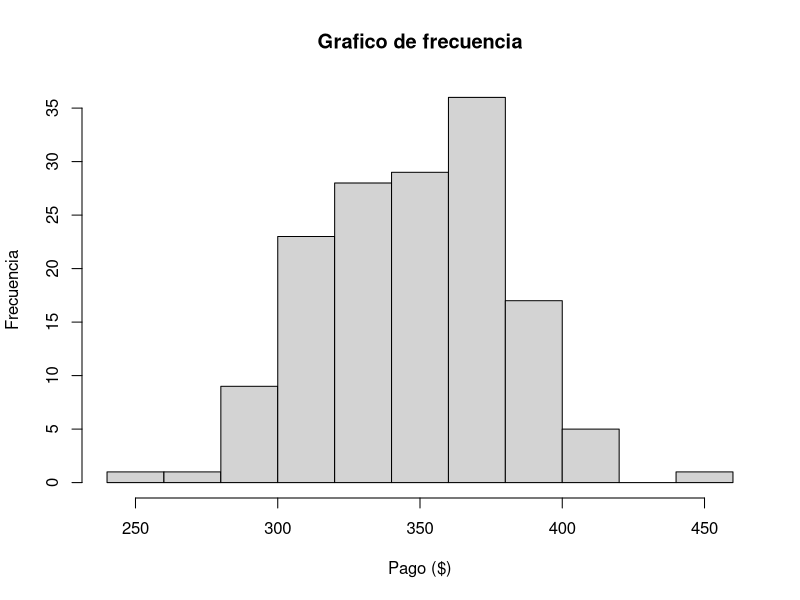
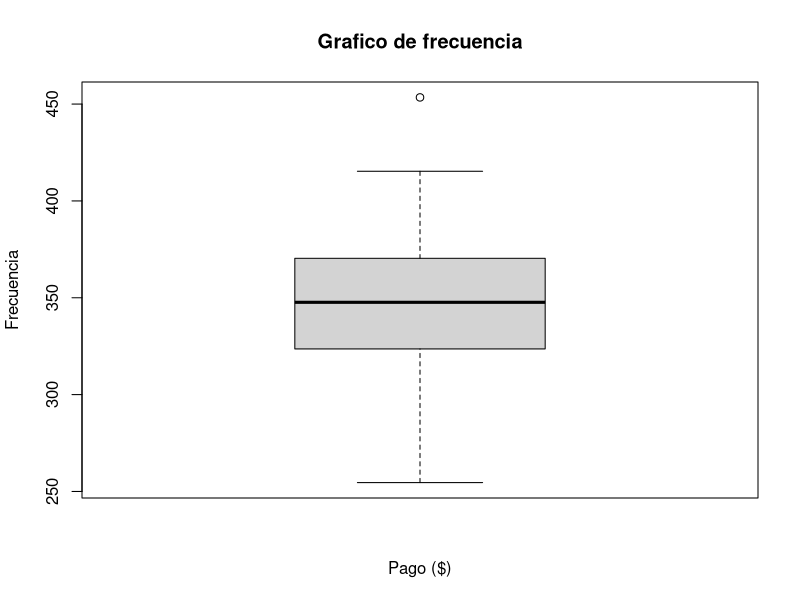

Generate these figures, in order, with R:
# Este script es para diseñar una grafica de frecuencia

# Generar datos aleatorios:
set.seed(369)
datos <- rnorm(150, 350, 35)

# Graficar datos
hist(x = datos, 
     main = "Grafico de frecuencia", 
     xlab = "Pago ($)", 
     ylab = "Frecuencia")

# gráfica de caja
boxplot(x = datos, 
        main = "Grafico de frecuencia", 
        xlab = "Pago ($)", 
        ylab = "Frecuencia")
